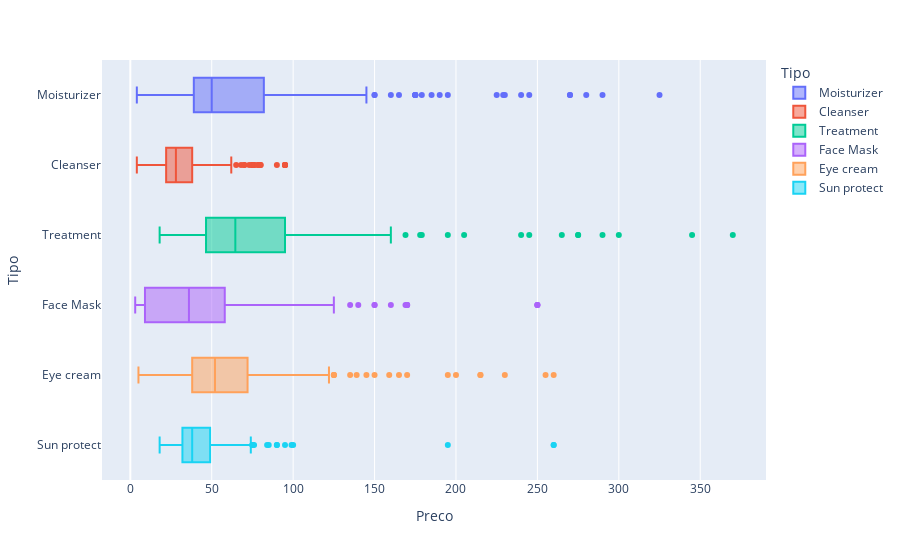

Here is the notebook cell this chart was saved with:
### Markdown cell above
## Análise Bivariada

### Code cell
# Plot de Distribuição (BoxPlot) por Tipo e Preço
px.box(df_cosmeticos, x='Preco', y='Tipo', color='Tipo', orientation='h', hover_data=['Marca', 'Nome'])

### Figure 1 — Plotly figure (JSON) as saved in the notebook; plotly's stock layout.template omitted (floating-point values rounded to 4 significant figures; data arrays with more than 128 entries replaced by an {"elided": "..."} marker saying what was removed)
{"data": [{"alignmentgroup": "True", "customdata": {"elided": "298x2 str values"}, "hovertemplate": "Tipo=%{y}<br>Preco=%{x}<br>Marca=%{customdata[0]}<br>Nome=%{customdata[1]}<extra></extra>", "legendgroup": "Moisturizer", "marker": {"color": "#636efa"}, "name": "Moisturizer", "notched": false, "offsetgroup": "Moisturizer", "orientation": "h", "showlegend": true, "type": "box", "x": {"elided": "298 int values"}, "x0": " ", "xaxis": "x", "y": {"elided": "298 str values"}, "y0": " ", "yaxis": "y"}, {"alignmentgroup": "True", "customdata": {"elided": "281x2 str values"}, "hovertemplate": "Tipo=%{y}<br>Preco=%{x}<br>Marca=%{customdata[0]}<br>Nome=%{customdata[1]}<extra></extra>", "legendgroup": "Cleanser", "marker": {"color": "#EF553B"}, "name": "Cleanser", "notched": false, "offsetgroup": "Cleanser", "orientation": "h", "showlegend": true, "type": "box", "x": {"elided": "281 int values"}, "x0": " ", "xaxis": "x", "y": {"elided": "281 str values"}, "y0": " ", "yaxis": "y"}, {"alignmentgroup": "True", "customdata": {"elided": "248x2 str values"}, "hovertemplate": "Tipo=%{y}<br>Preco=%{x}<br>Marca=%{customdata[0]}<br>Nome=%{customdata[1]}<extra></extra>", "legendgroup": "Treatment", "marker": {"color": "#00cc96"}, "name": "Treatment", "notched": false, "offsetgroup": "Treatment", "orientation": "h", "showlegend": true, "type": "box", "x": {"elided": "248 int values"}, "x0": " ", "xaxis": "x", "y": {"elided": "248 str values"}, "y0": " ", "yaxis": "y"}, {"alignmentgroup": "True", "customdata": {"elided": "266x2 str values"}, "hovertemplate": "Tipo=%{y}<br>Preco=%{x}<br>Marca=%{customdata[0]}<br>Nome=%{customdata[1]}<extra></extra>", "legendgroup": "Face Mask", "marker": {"color": "#ab63fa"}, "name": "Face Mask", "notched": false, "offsetgroup": "Face Mask", "orientation": "h", "showlegend": true, "type": "box", "x": {"elided": "266 int values"}, "x0": " ", "xaxis": "x", "y": {"elided": "266 str values"}, "y0": " ", "yaxis": "y"}, {"alignmentgroup": "True", "customdata": {"elided": "209x2 str values"}, "hovertemplate": "Tipo=%{y}<br>Preco=%{x}<br>Marca=%{customdata[0]}<br>Nome=%{customdata[1]}<extra></extra>", "legendgroup": "Eye cream", "marker": {"color": "#FFA15A"}, "name": "Eye cream", "notched": false, "offsetgroup": "Eye cream", "orientation": "h", "showlegend": true, "type": "box", "x": {"elided": "209 int values"}, "x0": " ", "xaxis": "x", "y": {"elided": "209 str values"}, "y0": " ", "yaxis": "y"}, {"alignmentgroup": "True", "customdata": {"elided": "170x2 str values"}, "hovertemplate": "Tipo=%{y}<br>Preco=%{x}<br>Marca=%{customdata[0]}<br>Nome=%{customdata[1]}<extra></extra>", "legendgroup": "Sun protect", "marker": {"color": "#19d3f3"}, "name": "Sun protect", "notched": false, "offsetgroup": "Sun protect", "orientation": "h", "showlegend": true, "type": "box", "x": {"elided": "170 int values"}, "x0": " ", "xaxis": "x", "y": {"elided": "170 str values"}, "y0": " ", "yaxis": "y"}], "layout": {"boxmode": "overlay", "legend": {"title": {"text": "Tipo"}, "tracegroupgap": 0}, "margin": {"t": 60}, "xaxis": {"anchor": "y", "domain": [0, 1], "title": {"text": "Preco"}}, "yaxis": {"anchor": "x", "categoryarray": ["Sun protect", "Eye cream", "Face Mask", "Treatment", "Cleanser", "Moisturizer"], "categoryorder": "array", "domain": [0, 1], "title": {"text": "Tipo"}}}}
